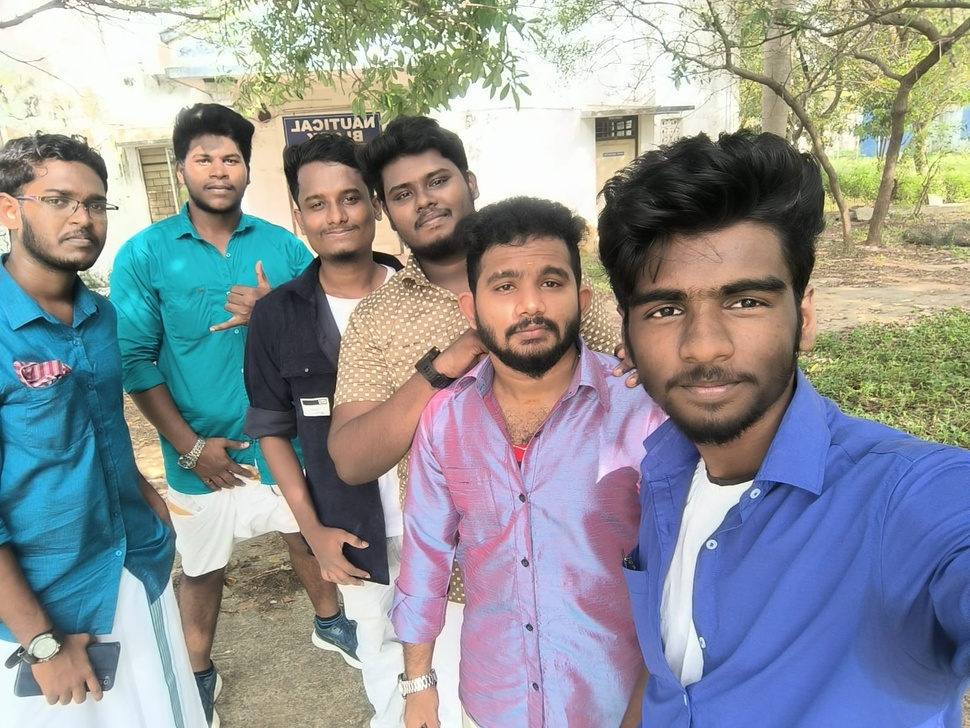
#> input picture img3.jpeg, 970 x 728 px, shrunk from 1599 x 1200 before the run
$ python facedetection.py
#> lines starting #> are read from the running program, lines starting #| are printed output that depends on the picture; after the words box and inside, x2 and y2 are one past the last pixel; in counts of white or black regions, pixels touching at a corner belong together
import cv2
data = cv2.CascadeClassifier("haarcascade_frontalface_default.xml")
img = cv2.imread("img3.jpeg")
#> img is the input picture: shape (728, 970, 3); mean B, G, R 150.9, 148, 143.7
gray = cv2.cvtColor(img,cv2.COLOR_BGR2GRAY)
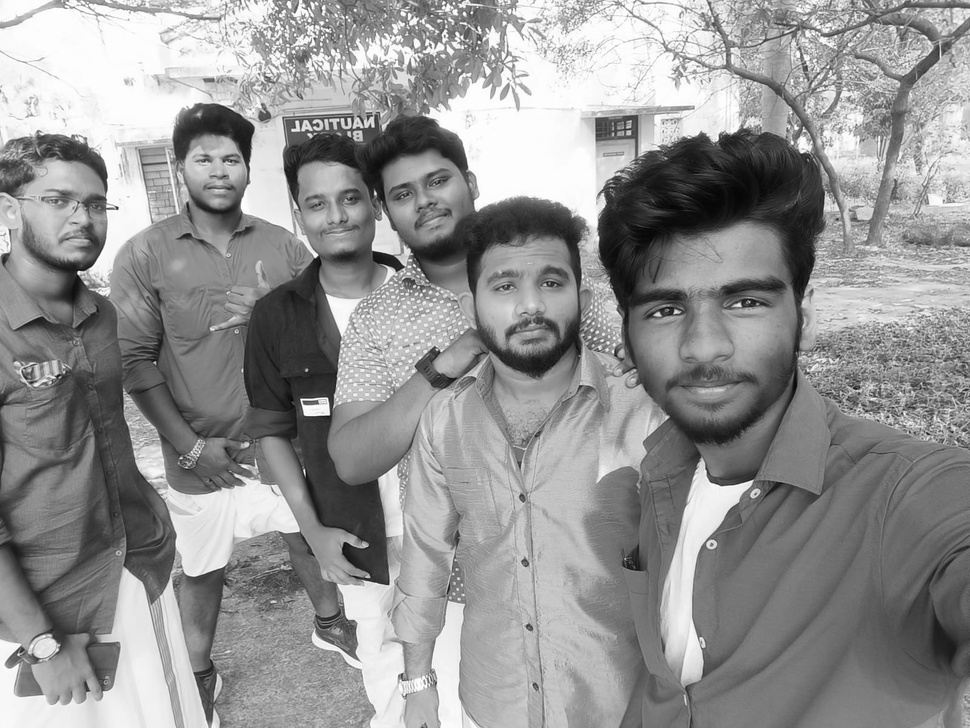
#> gray: shape (728, 970); min 2, max 255, mean 147.1
face = data.detectMultiScale(gray,1.3,5)
#> face = [[181, 131, 74, 74], [288, 167, 91, 91], [378, 152, 89, 89], [24, 164, 101, 101], [465, 234, 131, 131], [601, 222, 211, 211]]
for(x,y,w,h)in face:
    cv2.rectangle(img,(x,y),(x+w,y+h),(0,255,0),5)
#> this loop made 6 passes
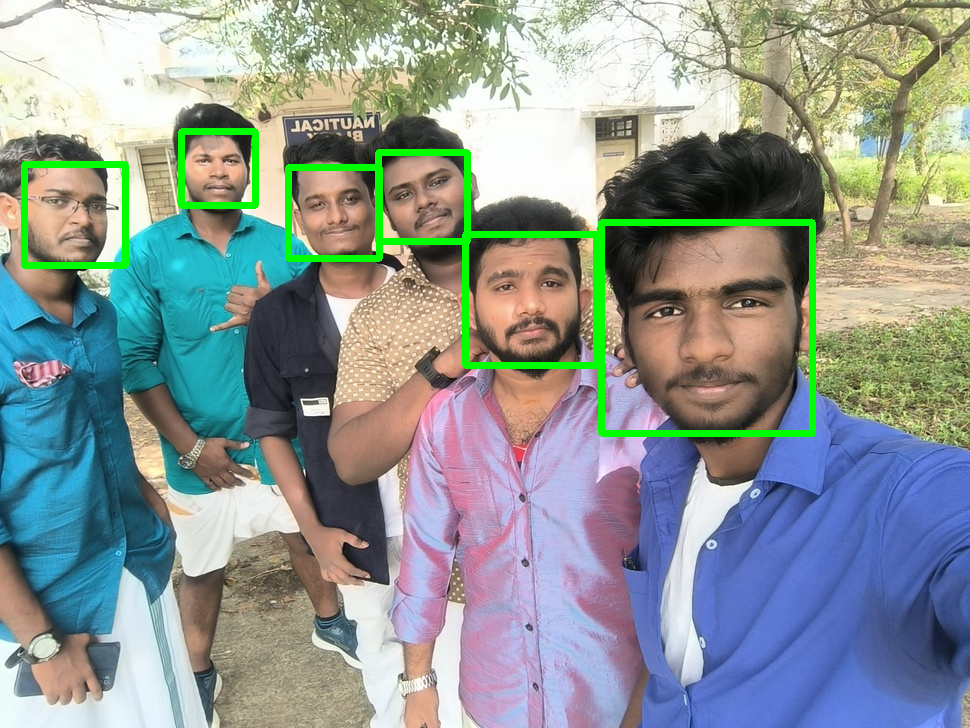
#> img: shape (728, 970, 3); 2.62% of pixels changed, all inside (x1, y1, x2, y2) = (21, 128, 816, 437)
cv2.imshow("FaceDetection",img)
